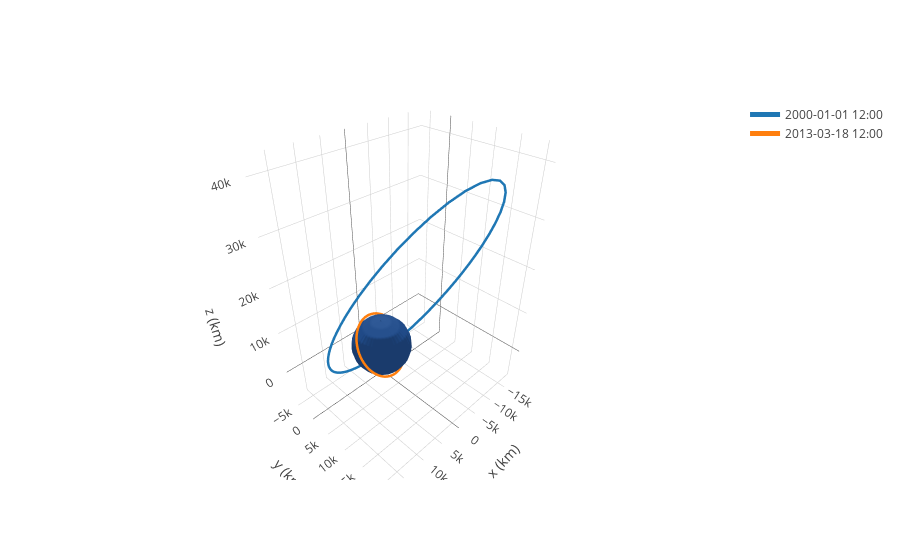

Source (notebook cell):
### Code cell
frame = OrbitPlotter3D()

frame.plot(molniya)
frame.plot(iss)

frame.show()
